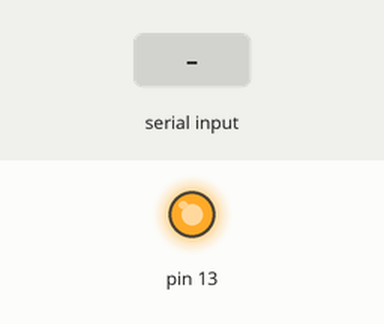
The sketch below on a simulated Arduino Uno, built with avr-gcc and run on an emulated ATmega328P. Parts: output pins drawn as LEDs (lit = HIGH). Dashed ring = blinking. The inputs (shaded band) are chosen by the test bench.

Above: at 0.1 s.
At 1.2 s:
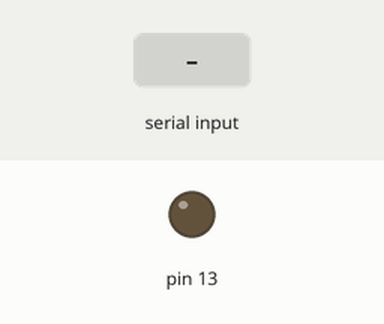
1.3 s: byte 30 received over Serial
At 2.15 s:
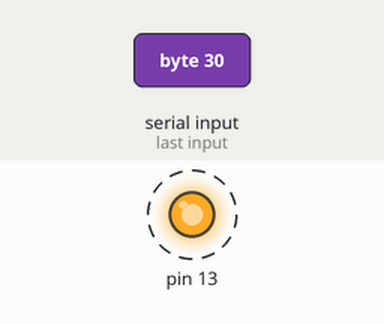
Timing chart, 0 to 10.3 s (numbered marks = the images above; inputs shaded):
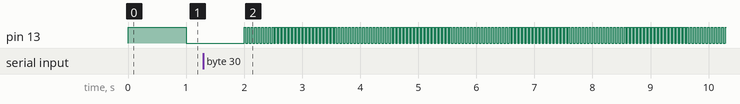

The sketch:

control.ino
```cpp
int Delay = 1000;

void setup() {
  Serial.begin(9600);
  pinMode(13, OUTPUT);
}

void loop() {
  if (Serial.available()) {
    Delay = Serial.read();
  }
  // put your main code here, to run repeatedly:
  digitalWrite(13, HIGH);
  delay(Delay);
  digitalWrite(13, LOW);
  delay(Delay);
}
```

Measured:
- after the input at 1.3 s, pin 13: alternates HIGH for 0.03 s and LOW for 0.03 s, starting after 0.73 s
